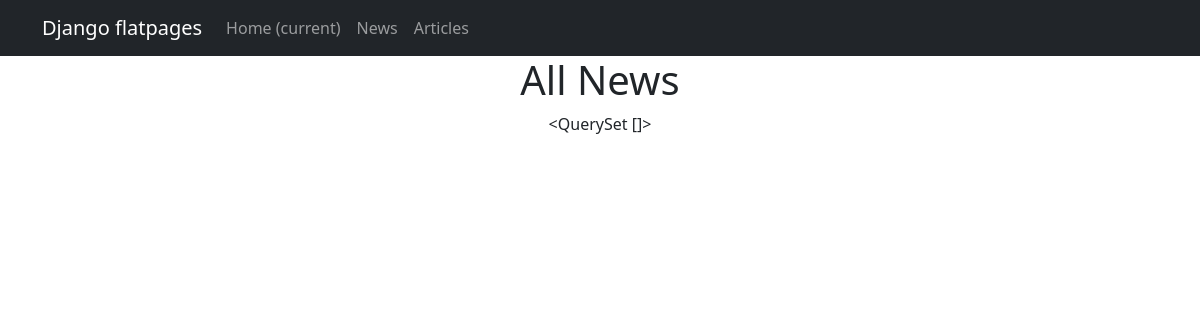
Before: /news/ with the older database file.
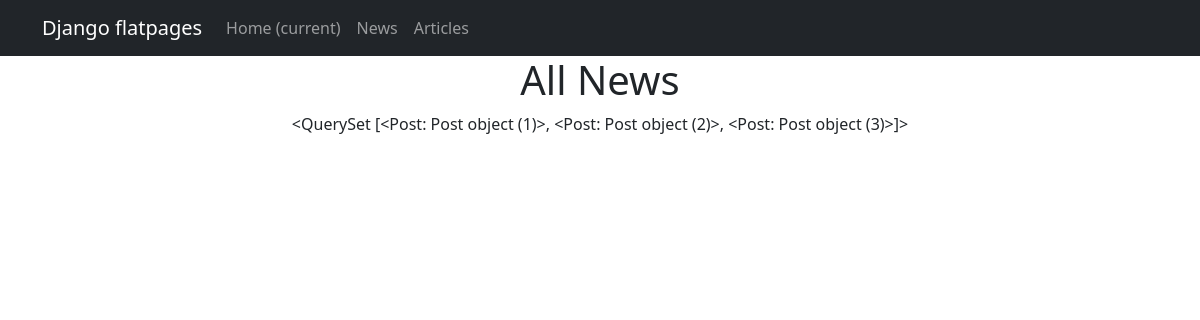
After: the same page with the newer database file.
### news/models.py (models this page shows, shortened)
class Post(models.Model):
    ARTICLE = 'AR'
    NEWS = 'NW'
    POST_CHOICES = [
        ('AR', 'Article'),
        ('NW', 'News')
    ]
    title = models.CharField(max_length=50, unique=True)
    author = models.ForeignKey(Author, on_delete=models.CASCADE)
    type_choice = models.CharField(choices=POST_CHOICES, default='News', max_length=10)
    time_created = models.DateTimeField(auto_now_add=True)
    category = models.ManyToManyField(Category, through='PostCategory')
    content = models.TextField(default='No Content')
    rating = models.IntegerField(default=0)

### news/views.py (the view)
# urls.py: path('', PostsList.as_view()),
class PostsList(ListView):
    model = Post
    ordering = 'time_created'
    template_name = 'news.html'
    context_object_name = 'news'

### templates/news.html (shortened to what this page needs)
{% extends 'flatpages/default.html' %}
{% load static %}
{% block content %}
<h1>All News</h1>
{{ news }}
{% endblock content %}

### templates/flatpages/default.html (shortened to what this page needs)
<!DOCTYPE html>
<html lang="en">
    <head>
        {% load static %}
        <link href="{% static 'css/styles.css' %}" rel="stylesheet" />
    </head>
    <body>
        <nav class="navbar navbar-expand-lg navbar-dark bg-dark static-top">
            <div class="container">
               <a class="navbar-brand" href="#">Django flatpages</a>
               <div class="collapse navbar-collapse" id="navbarResponsive">
                   <ul class="navbar-nav ml-auto">
                       <li class="nav-item active">
                           <a class="nav-link" href="#">Home
                               <span class="sr-only">(current)</span>
                           </a>
                       </li>
                       <li class="nav-item">
                           <a class="nav-link" href="/news/">News</a>
                       </li>
                       <li class="nav-item">
                           <a class="nav-link" href="/articles/">Articles</a>
                       </li>
                   </ul>
               </div>
            </div>
        </nav>
        <div class="container">
            <div class="row">
                <div class="col-lg-12 text-center">
                    {% block content %}{% endblock content %}
                </div>
            </div>
        </div>
    </body>
</html>

Changed rows visible on the page:
added Post: id "<QuerySet [<Post: Post object (1)>, <Post: Post object (2)>, <Post: Post object (3)>]>"
Other visible differences:
{{ news }}: "<QuerySet []>" → (not shown)
